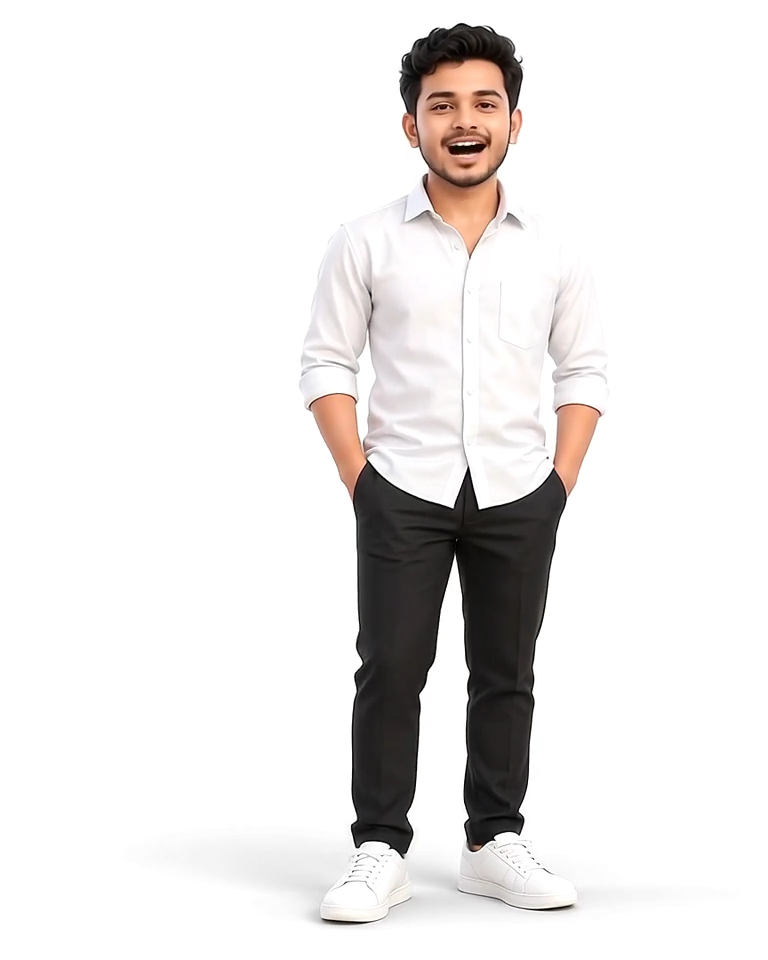
#> input picture frame 24 of scratch/test_vid_pipeline.mp4, 768 x 960 px
$ python test_pipeline_all_frames.py
#> lines starting #> are read from the running program, lines starting #| are printed output that depends on the picture
import subprocess
import cv2
import numpy as np

# Let's test re-encoding a test video with rimax=0.94
test_vid = "scratch/test_vid_pipeline.mp4"
v_filter = (
    "crop=864:1080:430:0,"
    "scale=768:960,"
    "colorlevels=rimax=0.94:gimax=0.94:bimax=0.94"
)
cmd = f'ffmpeg -y -i intro.mp4 -vf "{v_filter}" -c:v libx264 -crf 20 -preset fast -an {test_vid}'
subprocess.run(cmd, shell=True, capture_output=True)
#> (this line was passed over: subprocess is not available in this run)

cap = cv2.VideoCapture(test_vid)
frame_count = int(cap.get(cv2.CAP_PROP_FRAME_COUNT))
print(f"Total frames in test video: {frame_count}")

# Check all frames with ray-scan
threshold = 244
shirt_cut_count = 0
unblended_bg_count = 0

for i in range(frame_count):
    ret, frame = cap.read()
    if not ret: break
    h, w, _ = frame.shape

    # Check background outside person (x < 240, x > 630)
    bg_left = frame[:, :240]
    bg_right = frame[:, 630:]
    min_bg = min(np.min(bg_left), np.min(bg_right))
    if min_bg < 254:
        unblended_bg_count += 1

    # Check shirt center (y: 260..440, x: 350..430)
    shirt_center = frame[260:440, 350:430]
    # In shirt center, how many pixels are >= threshold?
    shirt_over_thresh = np.sum(shirt_center >= threshold)
    if shirt_over_thresh > 0:
        shirt_cut_count += 1

print(f"Frames with unblended background (< 254): {unblended_bg_count} / {frame_count}")
print(f"Frames where shirt exceeds threshold {threshold}: {shirt_cut_count} / {frame_count}")
cap.release()

$ run again, starting later in the video
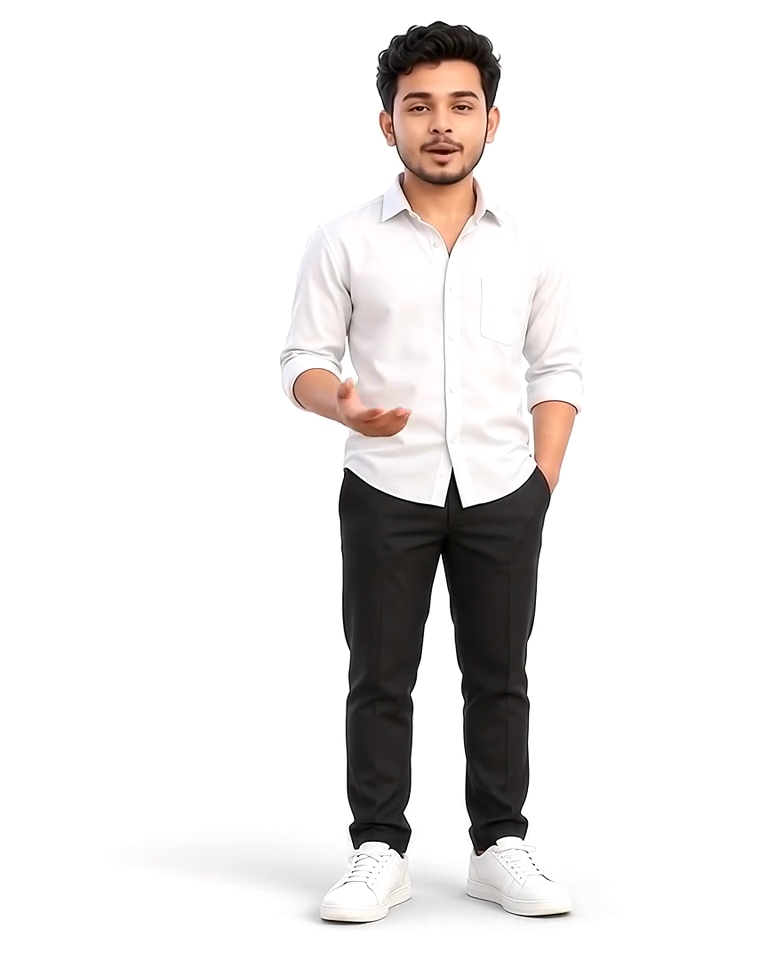
#> input picture frame 108 of scratch/test_vid_pipeline.mp4, 768 x 960 px

$ run again, starting later in the video
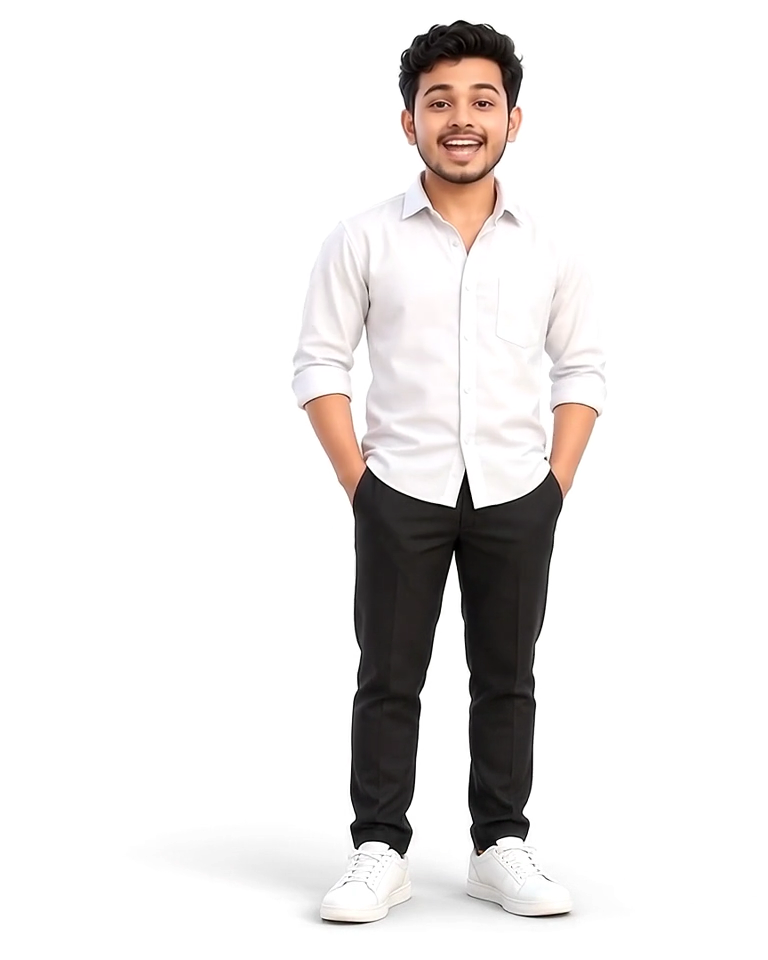
#> input picture frame 192 of scratch/test_vid_pipeline.mp4, 768 x 960 px
